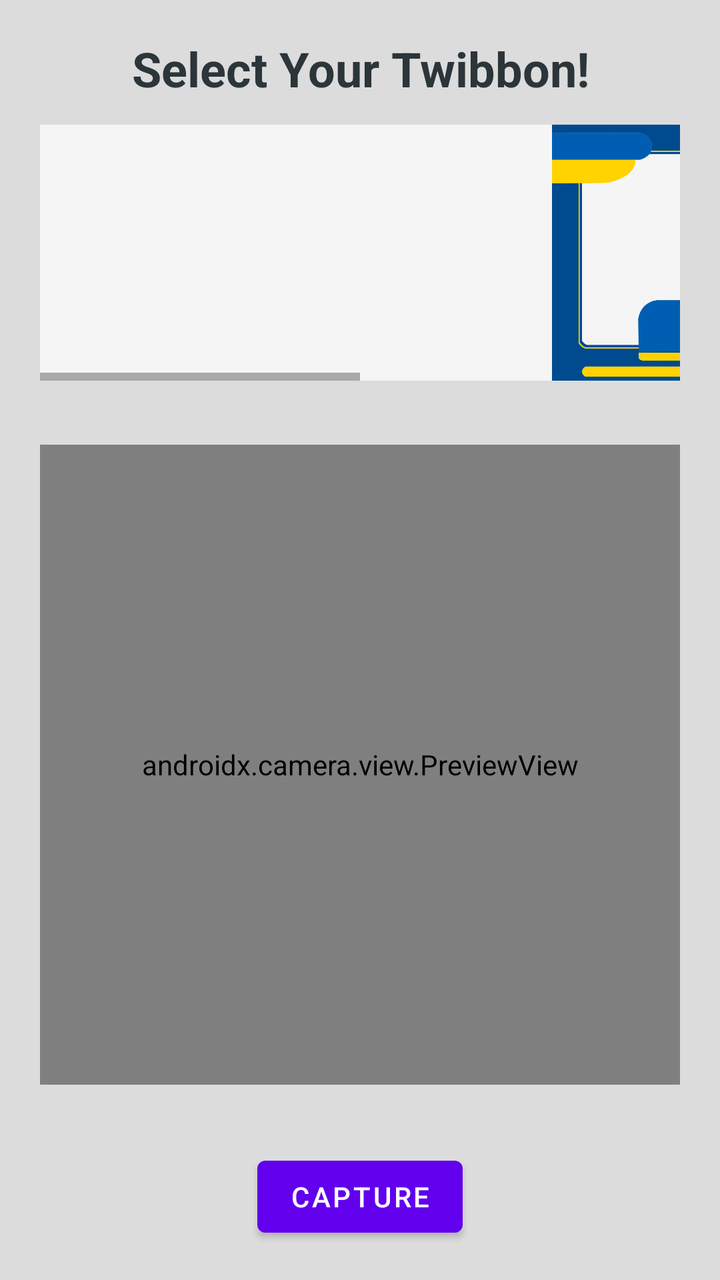
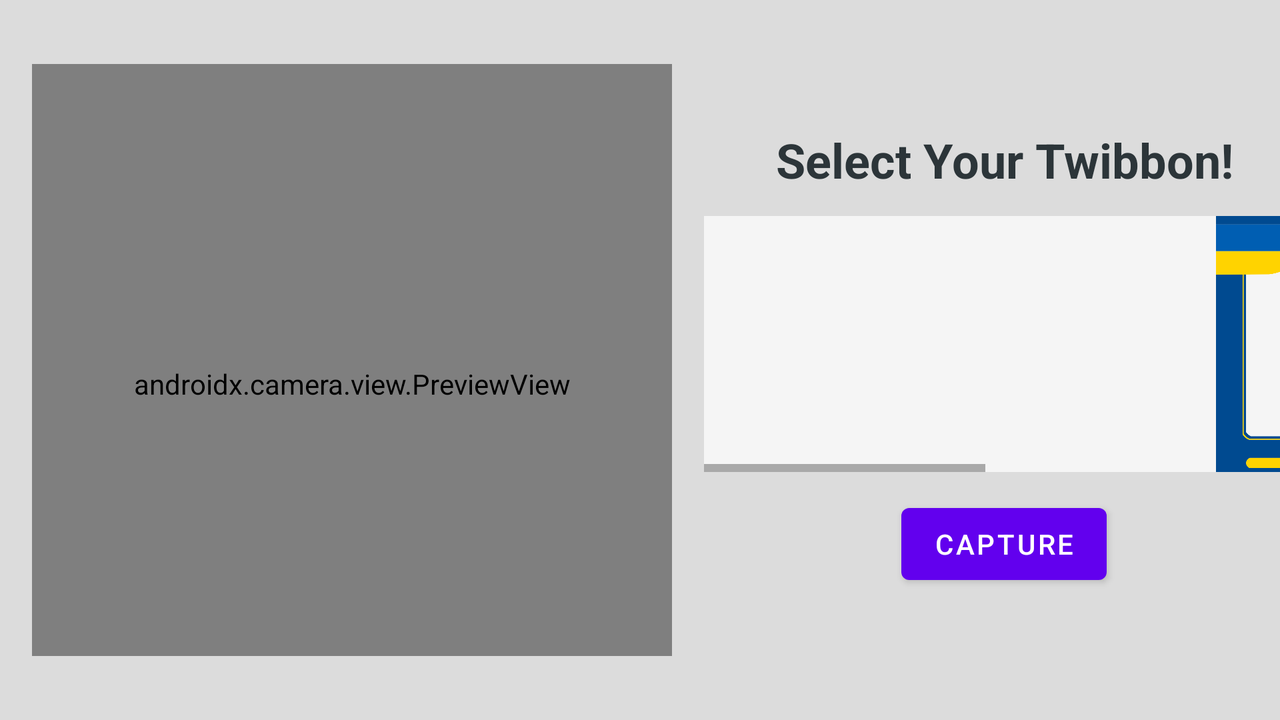

An Android layout and its configuration variant, each rendered on a device that would load it. The default file and the variant file are quoted in full after the pictures.
<!-- AndroidManifest.xml: application theme Theme.BondoMan -->
<!-- res/layout/fragment_twibbon.xml -->
<?xml version="1.0" encoding="utf-8"?>
<androidx.constraintlayout.widget.ConstraintLayout xmlns:android="http://schemas.android.com/apk/res/android"
    xmlns:app="http://schemas.android.com/apk/res-auto"
    xmlns:tools="http://schemas.android.com/tools"
    android:layout_width="match_parent"
    android:layout_height="match_parent"
    android:background="@color/gainsboro">

    <LinearLayout
        android:layout_width="wrap_content"
        android:layout_height="wrap_content"
        android:orientation="vertical"
        app:layout_constraintBottom_toBottomOf="parent"
        app:layout_constraintEnd_toEndOf="parent"
        app:layout_constraintStart_toStartOf="parent"
        app:layout_constraintTop_toTopOf="parent">

        <TextView
            android:id="@+id/twibbonTitle"
            android:layout_width="match_parent"
            android:layout_height="wrap_content"
            android:text="Select Your Twibbon!"
            android:textAlignment="center"
            android:textColor="@color/gunmetal_gray"
            android:textSize="24sp"
            android:textStyle="bold"
            android:layout_marginBottom="12dp"/>

        <HorizontalScrollView
            android:layout_width="match_parent"
            android:layout_height="match_parent"
            android:fillViewport="true">

            <LinearLayout
                android:layout_width="wrap_content"
                android:layout_height="match_parent"
                android:orientation="horizontal"
                android:background="@color/white_smoke">

                <ImageView
                    android:id="@+id/twibbon1"
                    android:layout_width="128dp"
                    android:layout_height="128dp"
                    android:src="@drawable/twibbon1" />

                <ImageView
                    android:id="@+id/twibbon2"
                    android:layout_width="128dp"
                    android:layout_height="128dp"
                    android:src="@drawable/twibbon2" />

                <ImageView
                    android:id="@+id/twibbon3"
                    android:layout_width="128dp"
                    android:layout_height="128dp"
                    android:src="@drawable/twibbon3" />

                <ImageView
                    android:id="@+id/twibbon4"
                    android:layout_width="128dp"
                    android:layout_height="128dp"
                    android:src="@drawable/twibbon4" />

                <ImageView
                    android:id="@+id/twibbon5"
                    android:layout_width="128dp"
                    android:layout_height="128dp"
                    android:src="@drawable/twibbon5" />
            </LinearLayout>
        </HorizontalScrollView>

        <FrameLayout
            android:id="@+id/camera_wrapper"
            android:layout_width="wrap_content"
            android:layout_height="wrap_content"
            android:paddingTop="32dp"
            android:paddingBottom="32dp">

            <androidx.camera.view.PreviewView
                android:id="@+id/cameraView"
                android:layout_width="320dp"
                android:layout_height="320dp"
                android:gravity="center">

            </androidx.camera.view.PreviewView>

            <ImageView
                android:id="@+id/overlay"
                android:layout_width="320dp"
                android:layout_height="320dp"
                android:gravity="center" />
        </FrameLayout>

        <Button
            android:id="@+id/captureButton"
            android:layout_width="wrap_content"
            android:layout_height="wrap_content"
            android:text="Capture"
            android:layout_gravity="center"/>

    </LinearLayout>

</androidx.constraintlayout.widget.ConstraintLayout>
<!-- resources referenced by this layout -->
<resources>
  <color name="gainsboro">#DCDCDC</color>
  <color name="gunmetal_gray">#2C3539</color>
  <color name="white_smoke">#F5F5F5</color>
  <!-- drawable twibbon2: png bitmap (drawable, 212744 bytes) -->
  <!-- drawable twibbon3: png bitmap (drawable, 25283 bytes) -->
  <!-- drawable twibbon4: png bitmap (drawable, 202885 bytes) -->
  <style name="Theme.BondoMan" parent="Theme.MaterialComponents.DayNight.NoActionBar">
          
          <item name="colorPrimary">@color/purple_500</item>
          <item name="colorPrimaryVariant">@color/purple_700</item>
          <item name="colorOnPrimary">@color/white</item>
          
          <item name="colorSecondary">@color/gunmetal_gray</item>
          <item name="colorSecondaryVariant">@color/dim_gray</item>
          <item name="colorOnSecondary">@color/black</item>
          
          <item name="android:statusBarColor">?attr/colorSecondary</item>
      </style>
  <color name="purple_500">#FF6200EE</color>
  <color name="purple_700">#FF3700B3</color>
  <color name="white">#FFFFFF</color>
  <color name="dim_gray">#696969</color>
  <color name="black">#000000</color>
</resources>
<!-- res/layout-land/fragment_twibbon.xml (the repository's variant of the layout above) -->
<!-- drawn on the phone turned sideways -->
<?xml version="1.0" encoding="utf-8"?>
<androidx.constraintlayout.widget.ConstraintLayout xmlns:android="http://schemas.android.com/apk/res/android"
    xmlns:app="http://schemas.android.com/apk/res-auto"
    android:layout_width="match_parent"
    android:layout_height="match_parent"
    android:background="@color/gainsboro">

    <LinearLayout
        android:layout_width="wrap_content"
        android:layout_height="wrap_content"
        android:orientation="horizontal"
        app:layout_constraintBottom_toBottomOf="parent"
        app:layout_constraintEnd_toEndOf="parent"
        app:layout_constraintStart_toStartOf="parent"
        app:layout_constraintTop_toTopOf="parent">

        <FrameLayout
            android:id="@+id/camera_wrapper"
            android:layout_width="wrap_content"
            android:layout_height="wrap_content"
            android:layout_marginHorizontal="16dp"
            android:paddingTop="32dp"
            android:paddingBottom="32dp">

            <androidx.camera.view.PreviewView
                android:id="@+id/cameraView"
                android:layout_width="320dp"
                android:layout_height="320dp"
                android:gravity="center">

            </androidx.camera.view.PreviewView>

            <ImageView
                android:id="@+id/twibbonOverlay"
                android:layout_width="320dp"
                android:layout_height="320dp"
                android:gravity="center" />
        </FrameLayout>

        <LinearLayout
            android:layout_width="300dp"
            android:layout_height="wrap_content"
            android:layout_gravity="center"
            android:orientation="vertical">

            <TextView
                android:id="@+id/twibbonTitle"
                android:layout_width="match_parent"
                android:layout_height="wrap_content"
                android:text="Select Your Twibbon!"
                android:textAlignment="center"
                android:textColor="@color/gunmetal_gray"
                android:layout_marginBottom="12dp"
                android:textSize="24sp"
                android:textStyle="bold" />

            <HorizontalScrollView
                android:layout_width="match_parent"
                android:layout_height="match_parent"
                android:fillViewport="true">

                <LinearLayout
                    android:layout_width="wrap_content"
                    android:layout_height="match_parent"
                    android:orientation="horizontal"
                    android:background="@color/white_smoke">

                    <ImageView
                        android:id="@+id/twibbon1"
                        android:layout_width="128dp"
                        android:layout_height="128dp"
                        android:src="@drawable/twibbon1" />

                    <ImageView
                        android:id="@+id/twibbon2"
                        android:layout_width="128dp"
                        android:layout_height="128dp"
                        android:src="@drawable/twibbon2" />

                    <ImageView
                        android:id="@+id/twibbon3"
                        android:layout_width="128dp"
                        android:layout_height="128dp"
                        android:src="@drawable/twibbon3" />

                    <ImageView
                        android:id="@+id/twibbon4"
                        android:layout_width="128dp"
                        android:layout_height="128dp"
                        android:src="@drawable/twibbon4" />

                    <ImageView
                        android:id="@+id/twibbon5"
                        android:layout_width="128dp"
                        android:layout_height="128dp"
                        android:src="@drawable/twibbon5" />
                </LinearLayout>
            </HorizontalScrollView>

            <Button
                android:id="@+id/captureButton"
                android:layout_width="wrap_content"
                android:layout_height="wrap_content"
                android:text="Capture"
                android:layout_gravity="center"
                android:layout_marginTop="12dp"
                />

        </LinearLayout>



    </LinearLayout>

</androidx.constraintlayout.widget.ConstraintLayout>
